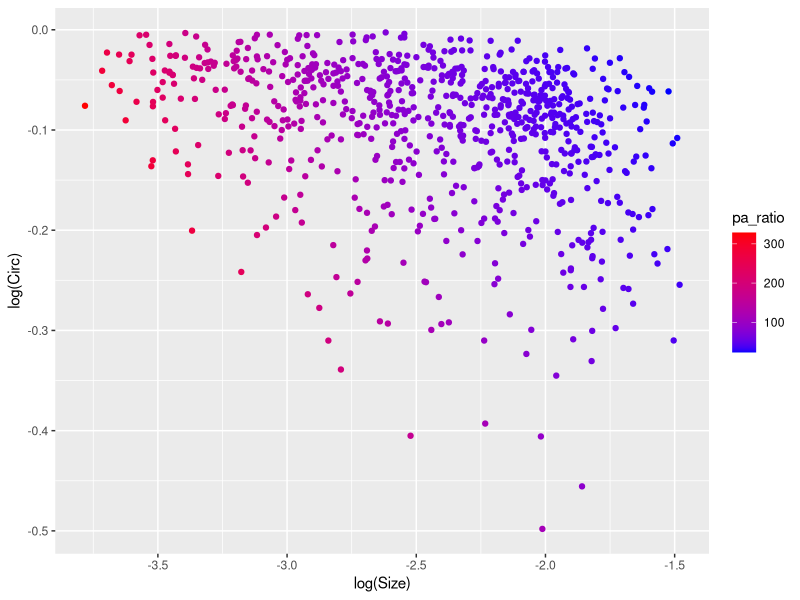
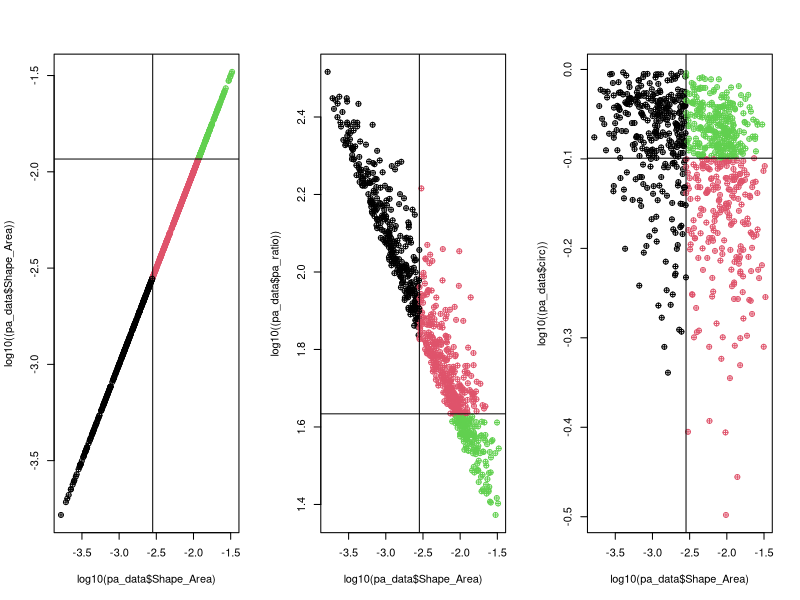
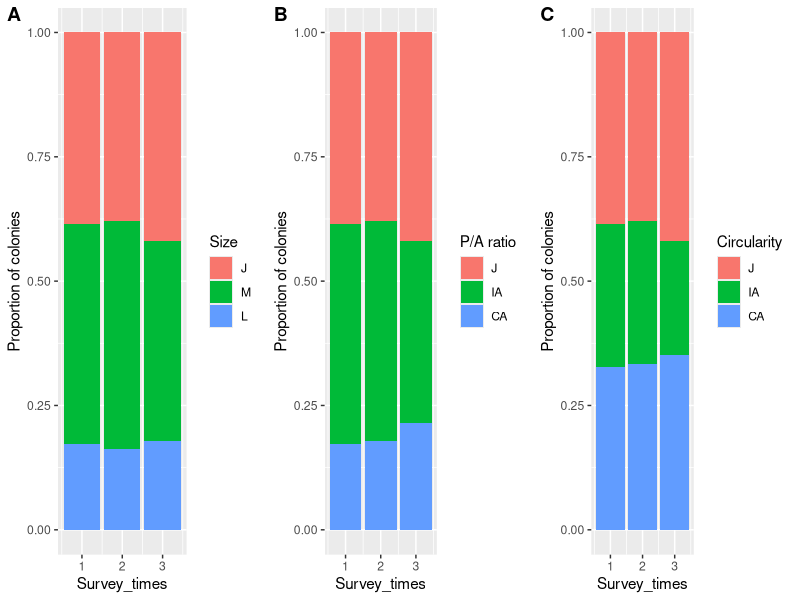

Generate these figures, in order, with R: (Note: this script raises an error after producing the figures.)
## ---- chunk 1
knitr::opts_chunk$set(echo = TRUE)
## ---- chunk 2
####LIBRARIES####
library(tidyverse)
library(readr)
library(cowplot)
## ---- chunk 3
####DATA####
pa_data <- read_csv("data/OL_PA_all.csv")

####CLASS CHECK####
pa_data$Shape_Length <- as.numeric(pa_data$Shape_Length)
pa_data$Shape_Area <- as.numeric(pa_data$Shape_Area)
pa_data$Survey_times <- as.numeric(pa_data$Survey_times)
pa_data$Plot_ID <- as.factor(pa_data$Plot_ID)
#pa_data$Source <- as.factor(pa_data$Source)
pa_data$Fate <- as.factor(pa_data$Fate)
pa_data$Recruit[is.na(pa_data$Recruit)] <- "N" #fill the data with NO recruit
pa_data$Recruit <- as.factor(pa_data$Recruit)

####Classify juvenile and adult####
pa_data$size_class <- NA
pa_data$size_class[pa_data$Shape_Area<=0.002827433 ] <- 'J' #size smaller than 6 cm is juvenile
pa_data$size_class[pa_data$Shape_Area > 0.002827433] <- 'A'
pa_data$size_class <- as.factor(pa_data$size_class)

####Calculate pa_ratio####
pa_data$pa_ratio <- pa_data$Shape_Length / pa_data$Shape_Area

####Circularity####
pa_data$Circle_Length <- sqrt(pa_data$Shape_Area / pi) * 2 * pi
pa_data$circ <- pa_data$Circle_Length / pa_data$Shape_Length

summary(pa_data)

## ---- chunk 4
##########plot definition of J IA CA

# find the half total area of adult
half_adult_sum <- sum(pa_data$Shape_Area[pa_data$size_class != "J"]) / 2
adult_data <- pa_data[pa_data$size_class != "J", ] #filter adult for classification


#####Classify by Size########
# Find cutoff Size
adult_area <- 0
cutoff_size <- NA
unique_areas <- sort(unique(adult_data$Shape_Area))

for (i in 1:length(unique_areas)) {
  area_indices <- min(which(adult_data$Shape_Area == unique_areas[i])) #avoid the same Shape_area value
  if (length(area_indices) == 1) {
    if (adult_area < half_adult_sum) {
      adult_area <- adult_area + adult_data$Shape_Area[area_indices]
    } else {
      cutoff_size <- unique_areas[i-3] #find the closest value manually...
      break
    }
  } else {
    stop("Error: Multiple values found for the same unique area.")
  }
}
# Classify medium and large adult by cutoff value
pa_data$pure_size <- NA
pa_data$pure_size[pa_data$Shape_Area <= 0.002827433] <- "J"
pa_data$pure_size[pa_data$Shape_Area > 0.002827433 & pa_data$Shape_Area <= cutoff_size] <- "M"
pa_data$pure_size[pa_data$Shape_Area > 0.002827433 & pa_data$Shape_Area > cutoff_size] <- "L"
pa_data$pure_size <- as.factor(pa_data$pure_size)
pa_data$pure_size <- factor(pa_data$pure_size, levels = c("J","M","L"))


#####Classify by P/A ratio########
# find the half total area of adult
adult_area <- 0
cutoff_pa_ratio <- NA
for (i in 1:length(sort(unique(pa_data$pa_ratio)))){
  if(adult_area < half_adult_sum){
    adult_area <- adult_area + pa_data$Shape_Area[pa_data$pa_ratio == sort(unique(pa_data$pa_ratio))[i]]
  }else{
    cutoff_pa_ratio <- sort(unique(pa_data$pa_ratio))[i-1] #find the closest manually...
    break
  }
}
# Classify PA ratio by cutoff value
pa_data$size_class_pa <- NA
pa_data$size_class_pa[pa_data$Shape_Area <= 0.002827433] <- "J"
pa_data$size_class_pa[pa_data$Shape_Area > 0.002827433 & pa_data$pa_ratio >= cutoff_pa_ratio] <- "IA"
pa_data$size_class_pa[pa_data$Shape_Area > 0.002827433 & pa_data$pa_ratio < cutoff_pa_ratio] <- "CA"
pa_data$size_class_pa <- as.factor(pa_data$size_class_pa)
pa_data$size_class_pa <- factor(pa_data$size_class_pa, levels = c("J","IA","CA"))


#####Classify by Circularity########
# find the half total area of adult
adult_area <- 0
cutoff_circ <- NA
unique_areas <- sort(unique(adult_data$circ))
for (i in 1:length(unique_areas)){
  if(adult_area < half_adult_sum){
    adult_area <- adult_area + adult_data$Shape_Area[adult_data$circ == unique_areas[i]]
  }else{
    cutoff_circ <- unique_areas[i-1] #make the sum of CA IA closer
    break
  }
}

# Classify circularity by cutoff value
pa_data$size_class_circ <- NA
pa_data$size_class_circ[pa_data$Shape_Area <= 0.002827433] <- "J"
pa_data$size_class_circ[pa_data$Shape_Area > 0.002827433 & pa_data$circ <= cutoff_circ] <- "IA"
pa_data$size_class_circ[pa_data$Shape_Area > 0.002827433 & pa_data$circ > cutoff_circ] <- "CA"
pa_data$size_class_circ <- as.factor(pa_data$size_class_circ)
pa_data$size_class_circ <- factor(pa_data$size_class_circ, levels = c("J","IA","CA"))


####Plot pa_ratio with size base on morphological stages####
png(file="C:/Users/keelu/R/FiFu_analysis/Figs/SizeClass_scatter.png",
width=800, height=650, res=100)

par(mfrow=c(1,3))
plot(log10(pa_data$Shape_Area), log10((pa_data$Shape_Area)),
     pch = 10,
     col = factor(pa_data$pure_size))
abline(v=log10(pi*0.03^2))#check the standard of adult
abline(h=log10(cutoff_size)) #check the standard of compact adult
plot(log10(pa_data$Shape_Area), log10((pa_data$pa_ratio)),
     pch = 10,
     col = factor(pa_data$size_class_pa))
abline(v=log10(pi*0.03^2))#check the standard of adult
abline(h=log10(cutoff_pa_ratio)) #check the standard of compact adult
plot(log10(pa_data$Shape_Area), log10((pa_data$circ)),
     pch = 10,
     col = factor(pa_data$size_class_circ))
abline(v=log10(pi*0.03^2))#check the standard of adult
abline(h=log10(cutoff_circ)) #check the standard of compact adult
dev.off()
## ---- chunk 5
ggplot(pa_data, aes(x = log10(Shape_Area), y = log10(circ), color = pa_ratio)) +
    geom_point() +  # 添加點圖層
    xlab("log(Size)") +  # 設置X軸標籤
    ylab("log(Circ)") +  # 設置Y軸標籤
    scale_color_gradient(low = "blue", high = "red") # 使用藍色到紅色的漸變   

## ---- chunk 6
#####plot composition difference in 3 survey times
#clean data
df <- data.frame(pa_data$Survey_times, pa_data$pure_size, pa_data$size_class_pa, pa_data$size_class_circ) 
colnames(df) <- c("Survey_times", "Size","P/A ratio","Circularity")

plot_list <- list()
for (i in 1:3) {
  data <- data.frame(
    x = df[,1],
    y = df[,i+1]
  )
  p <- ggplot(data = data, aes(x = x, fill = y, na.rm = TRUE)) +
    geom_bar(position = "fill") +
    xlab("Survey_times") +
    ylab("Proportion of colonies")+ 
    guides(fill=guide_legend(title=colnames(df[i+1])))
  plot_list[[i]] <- p
}

#plot together
fig1 <- plot_grid(plot_list[[1]],plot_list[[2]],plot_list[[3]],align="h",labels=c("A","B","C"),nrow = 1)
ggsave("C:/Users/keelu/R/FiFu_analysis/Figs/times_proportion_fillbox.png", plot = fig1, width = 6, height = 5.3, dpi = 100)
dev.off()
## ---- chunk 7
############Analyze the Fates of colonies###################
####Add Fate (G,S) and their sa_change####
pa_data_GS <- data.frame()
# Subset the data.frame to only include observations from the two dates of interest
for (plot_id in c("M1", "M2", "TY3")) { # loop in sites
  #print(plot_id)
  for (t in 1:2) { # loop in survey times
    #print(paste0("t=",t))
    pa_data_subset <- pa_data[pa_data$Plot_ID == plot_id,]
    pa_data_subset <- pa_data_subset[pa_data_subset$Survey_times == t | pa_data_subset$Survey_times == t+1, ]
    pa_data_subset <- pa_data_subset[!(pa_data_subset$Fate %in% c("D","Fu","Fi") & pa_data_subset$Survey_times == t), ]
    pa_data_subset <- pa_data_subset[!(pa_data_subset$Recruit == "Y"& pa_data_subset$Survey_times == t+1),] #don't calculate new colonies
    pa_data_subset <- pa_data_subset[!(!is.na(pa_data_subset$Source) & pa_data_subset$Survey_times == t+1),]
    
    # Create a new data.frame to store the area change for each coral colony
    area_change_df <- data.frame(ID = unique(pa_data_subset$ID), sa_change = NA)
    
    # Loop through each ID and calculate the area change between the two dates
    for (i in 1:length(unique(pa_data_subset$ID))) {
      #print(paste0("i=",i))
      current_id <- unique(pa_data_subset$ID)[i]
      current_area <- pa_data_subset[pa_data_subset$ID == current_id & pa_data_subset$Survey_times == t, "Shape_Area"]
      future_area <- pa_data_subset[pa_data_subset$ID == current_id & pa_data_subset$Survey_times == t+1, "Shape_Area"]
      # Check if current_area and future_area are not NA
      if (nrow(current_area) > 0 & nrow(future_area) > 0) {
        area_change <- future_area - current_area
        area_change_df[i, "sa_change"] <- area_change
      }
    }
    pa_data_subset <- pa_data_subset[pa_data_subset$Survey_times == t,] #only left t to merge
    # Merge the area change data.frame back into the original data.frame using the ID variable
    pa_data_subset$sa_change <- area_change_df$sa_change[match(pa_data_subset$ID, area_change_df$ID)]
    pa_data_GS <- rbind(pa_data_GS, pa_data_subset)
    }
}
#Calculate for growth and shrink
pa_data_GS$Fate <- ifelse(pa_data_GS$sa_change >= 0, "G", "S")

###Add sa_change of D ####
pa_data_D <- data.frame()

# Calculate sa_change
for (plot_id in c("M1", "M2", "TY3")) {
  for (t in 1:2) {
    # Subset the data.frame to only include D and N colonies
    pa_data_subset <- pa_data[pa_data$Plot_ID == plot_id,]
    pa_data_subset <- pa_data_subset[pa_data_subset$Survey_times == t, ]
    pa_data_subset <- pa_data_subset[pa_data_subset$Fate == "D", ]
    pa_data_subset <- pa_data_subset[complete.cases(pa_data_subset$ID), ] # clean NA rows
    
    # Create a new data.frame to store the area change for each coral colony
    area_change_df <- data.frame(ID = unique(pa_data_subset$ID), sa_change = NA)

    # Loop through each ID and calculate the area change between the two dates
    for (i in 1:length(unique(pa_data_subset$ID))) {
      #print(paste0("i=",i))
      current_id <- unique(pa_data_subset$ID)[i]
      # Calculate D 
        area_change <- 0 - pa_data_subset$Shape_Area[i] # calculate Dead sa_change
        area_change_df[i, "sa_change"] <- area_change
    }
    pa_data_subset$sa_change <- area_change_df$sa_change[match(pa_data_subset$ID, area_change_df$ID)]
    pa_data_D <- rbind(pa_data_D, pa_data_subset) #Bind subset into DN dataframe
}
}

###Add sa_change of Fi####
pa_data_Fi <- data.frame()

for (plot_id in c("M1", "M2", "TY3")) {
  for (t in 1:2) {
# Subset the data.frame to only include Fi colonies
    pa_data_subset <- pa_data[pa_data$Plot_ID == plot_id,]
    pa_data_subset <- pa_data_subset[pa_data_subset$Survey_times == t | pa_data_subset$Survey_times == t+1, ]
    pa_data_subset <- pa_data_subset[(pa_data_subset$Fate == "Fi" & pa_data_subset$Survey_times == t) | (!is.na(pa_data_subset$Source) & pa_data_subset$Survey_times == t+1), ]
    pa_data_subset <- pa_data_subset[complete.cases(pa_data_subset$ID), ] # clean NA rows

    pa_data_subset_1 <- pa_data_subset[pa_data_subset$Survey_times == t,] # time one data
    pa_data_subset_2 <- pa_data_subset[pa_data_subset$Survey_times == t+1,] # time two data
    
    if (nrow(pa_data_subset_1) != 0){  # check there are fi colonies or not
    # Get the ID of fission colonies
      area_change_df <- data.frame(ID = unique(pa_data_subset_1$ID), sa_change = NA)
    # Loop through Fi colonies dataframe
    for (j in 1:length(unique(pa_data_subset_1$ID))) {
      current_id_1 <- unique(pa_data_subset_1$ID)[j]
    # Loop through each ID and calculate total Fi from t+1
    Fi_total <- 0
      for (i in 1:length(unique(pa_data_subset_2$ID))) {
      #print(paste0("i=",i))
      current_id <- unique(pa_data_subset_2$ID)[i]
      # Calculate Fi
      if (pa_data_subset_2$Source[i] == current_id_1) {
      Fi_total <- Fi_total + pa_data_subset_2$Shape_Area[i] # calculate total Fi area from single colony
      }
    }
      area_change <- Fi_total - pa_data_subset_1$Shape_Area[j]
      area_change_df[j, "sa_change"] <- area_change
    }
    pa_data_subset_1$sa_change <- area_change_df$sa_change[match(pa_data_subset_1$ID, area_change_df$ID)]
    pa_data_Fi <- rbind(pa_data_Fi, pa_data_subset_1) #Bind subset into Fi dataframe
    }
  }
  }

###Add sa_change of Fu####
pa_data_Fu <- data.frame()

for (plot_id in c("M1", "M2", "TY3")) {
  for (t in 1:2) {
# Subset the data.frame to only include Fu colonies
    pa_data_subset <- pa_data[pa_data$Plot_ID == plot_id,]
    pa_data_subset <- pa_data_subset[pa_data_subset$Survey_times == t | pa_data_subset$Survey_times == t+1, ]
    pa_data_subset <- pa_data_subset[(pa_data_subset$Fate == "Fu" & pa_data_subset$Survey_times == t) | (!is.na(pa_data_subset$Source) & pa_data_subset$Survey_times == t+1), ]
    pa_data_subset <- pa_data_subset[complete.cases(pa_data_subset$ID), ] # clean NA rows

    pa_data_subset_1 <- pa_data_subset[pa_data_subset$Survey_times == t,] # time one data
    pa_data_subset_1$ID <- as.numeric(pa_data_subset_1$ID)
    pa_data_subset_2 <- pa_data_subset[pa_data_subset$Survey_times == t+1,] # time two data
    pa_data_subset_2$Source <- as.character(pa_data_subset_2$Source)
    pa_data_subset_2 <- pa_data_subset_2[grepl("\\+", pa_data_subset_2$Source) == TRUE,] # remove Fi
    
    ##Calculate total source area from subset2 first##
    if (nrow(pa_data_subset_2) != 0){  # check there are fu colonies or not
    # Get the ID of Fusion colonies
      Source_total <- data.frame(ID = unique(pa_data_subset_2$ID), Source_total = NA)
    # Loop through Time2 colonies dataframe
    for (j in 1:length(unique(pa_data_subset_2$ID))) {
    # break source into separate IDs
      Fu_list <- strsplit(as.character(pa_data_subset_2$Source)[j], "\\+")[[1]] # separate numbers
      Fu_list <- as.numeric(Fu_list)
   # Loop through each ID and calculate total Fi from t+1
    Fu_total <- 0
      for (i in 1:length(unique(pa_data_subset_1$ID))) {
      #print(paste0("i=",i))
        if ((pa_data_subset_1$ID)[i] %in% Fu_list){ #check the Fu ID match or not
          Fu_total <- Fu_total + pa_data_subset_1$Shape_Area[i] # calculate total Fu area 
        } 
    }
      Source_total[j, "Source_total"] <- Fu_total
    }
      pa_data_subset_2$Source_total <- Source_total$Source_total[match(pa_data_subset_2$ID, Source_total$ID)]
    }
    
    ##Calculate sa_change in subset1##
    if (nrow(pa_data_subset_1) != 0){  # check there are fi colonies or not
    # Get the ID of fission colonies
      area_change_df <- data.frame(ID = unique(pa_data_subset_1$ID), sa_change = NA)
    # Loop through Fu colonies dataframe
    for (j in 1:length(unique(pa_data_subset_1$ID))) {
      current_id <- unique(pa_data_subset_1$ID)[j]
    # Loop through each ID in T2 data and find total Fu area
      for (i in 1:length(unique(pa_data_subset_2$ID))) {
      #print(paste0("i=",i))
      # break source into separate IDs
      Fu_list <- strsplit(as.character(pa_data_subset_2$Source)[i], "\\+")[[1]] # separate numbers
      Fu_list <- as.numeric(Fu_list)
      # Calculate Fu area change
      if (current_id %in% Fu_list) {
        proportion <- (pa_data_subset_1$Shape_Area[j] / pa_data_subset_2$Source_total[i])
        area_change <- pa_data_subset_2$Shape_Area[i]*proportion - pa_data_subset_1$Shape_Area[j]
      }
    }
      area_change_df[j, "sa_change"] <- area_change
    }
    pa_data_subset_1$sa_change <- area_change_df$sa_change[match(pa_data_subset_1$ID, area_change_df$ID)]
    pa_data_Fu <- rbind(pa_data_Fu, pa_data_subset_1) #Bind subset into Fu dataframe
    }
  }
}

####Combine all of cleaned data####
pa_data_done <- rbind(pa_data_GS,pa_data_D,pa_data_Fi,pa_data_Fu)

#### Calculate changing rate
pa_data_done$change_rate <- (pa_data_done$Shape_Area+pa_data_done$sa_change) / pa_data_done$Shape_Area


# Bind time 3 data
pa_data_done <- bind_rows(list(pa_data_done,pa_data[pa_data$Survey_times == 3,]))

#standerdize ratio by survey time
pa_data_done$rate_ad <-  ifelse(pa_data_done$Survey_times == 1 & pa_data_done$Plot_ID == "M1",
                                    pa_data_done$change_rate * 12/17,
                                    ifelse(
                                    pa_data_done$Survey_times == 2 & pa_data_done$Plot_ID == "M1",
                                    pa_data_done$change_rate * 12/9,
                                    ifelse(
                                    pa_data_done$Survey_times == 1 & pa_data_done$Plot_ID == "M2",
                                    pa_data_done$change_rate * 12/15,
                                    ifelse(
                                    pa_data_done$Survey_times == 2 & pa_data_done$Plot_ID == "M2",
                                    pa_data_done$change_rate * 12/11,
                                    ifelse(
                                    pa_data_done$Survey_times == 1 & pa_data_done$Plot_ID == "TY3",
                                    pa_data_done$change_rate * 12/18,
                                    ifelse(
                                    pa_data_done$Survey_times == 2 & pa_data_done$Plot_ID == "TY3",
                                    pa_data_done$change_rate * 12/8,
                                    pa_data_done$change_rate
                                    )
                                    )
                                    )
                                    )
                                    )
)

## ---- chunk 8
summary(pa_data_done)
write.csv(pa_data_done, file = "C:/Users/keelu/R/FiFu_analysis/data/pa_data_done.csv")
## ---- chunk 9
####plot histgram to check normal distributin
pa_data_done_12 <-  filter(pa_data_done, Survey_times == 1 | Survey_times == 2)
hist(pa_data_done_12$rate_ad, breaks = 30)

rate_ad_adjusted <- pa_data_done_12$rate_ad
rate_ad_adjusted[rate_ad_adjusted == 0] <- .Machine$double.eps # replace zero to very samll value
qqnorm(rate_ad_adjusted)
qqline(rate_ad_adjusted)
shapiro.test(rate_ad_adjusted) # Shapiro-Wilk normality test
## ---- chunk 10
####Plot pa_ratio and changing rate D=0 G>1#####Filter date 
# Define fate Growth and Death in discrete (G=1, D=0)
pa_data_done$Discrete_change <- ifelse(pa_data_done$Fate == "D", 0, ifelse(pa_data_done$Fate != "D", 1, NA))
pa_data_done_12 = filter(pa_data_done, Survey_times == 1 | Survey_times == 2)

# Clean data
df <- data.frame(pa_data_done_12$Discrete_change, pa_data_done_12$Shape_Area, pa_data_done_12$pa_ratio, pa_data_done_12$circ) 
colnames(df) <- c("Growth", "Size","PA_ratio","Circularity")

model <- glm(df$Growth ~ df$Size + df$Circularity, data = df, family = binomial)
summary(model)
with(summary(model), 1 - deviance/null.deviance) # Calculate McFadden's R-squared
#summary(model)$coefficients # Extract the results

# Calculate R square
R_square <- list()
for (i in 1:1) {
  model <- glm(df[[1]] ~ log10(df[[i+1]]), family = binomial)
  R_square[i] <- with(summary(model), 1 - deviance/null.deviance) # Calculate McFadden's R-squared
}
R_square <- as.numeric(R_square)

#set the position of annotation 
annotation <- data.frame(
  x = c(log10(median(df$Size)),log10(median(df$PA_ratio)),log10(median(df$Circularity))),
  y = c(0.1,0.1,0.1)
)
annotation$R_square <- R_square

# Plot discrete change with size, ratio, circ
plot_list <- list()
for (i in 1:1) {
  data <- data.frame(
    x = df[,i+1],
    y = df[,1]
  )
  p <- ggplot(data = data, aes(log10(x), y))+
  geom_point(shape=21)+
  geom_smooth(method="glm", method.args = list(family = "binomial"))+
  geom_point()+ 
  xlab(paste("log10",colnames(df[i+1])))+
  ylab(colnames(df[1]))+ 
  geom_text(data = annotation[i,], aes( x=x, y=y, label=round(R_square, 2)),
                  color="orange", 
                  size=7, fontface="bold" )
  plot_list[[i]] <- p
  }

#plot together
fig2 <- plot_grid(plot_list[[1]],plot_list[[2]],plot_list[[3]],align="h",labels=c("A","B","C"),nrow = 1)
ggsave("C:/Users/keelu/R/FiFu_analysis/Figs/Discrete_logClass_lm.png", plot = fig2, width = 6.5, height = 4.5, dpi = 100)
dev.off()

## ---- chunk 11
#####Plot all Fate vs non-Fate lm#########
combined_list <- list()
model_times <- list()
model_plus <- list()

# Calculate the survival (mortality) separately 
Fate_loop <- c("D")
for (Fates in Fate_loop) {
  pa_data_done$Discrete_change <- ifelse(pa_data_done$Fate == Fates, 1, ifelse(pa_data_done$Fate != Fates, 0, NA))
  pa_data_done_12 <- filter(pa_data_done, Survey_times == 1 | Survey_times == 2)
  
  # Clean data
  df <- data.frame(pa_data_done_12$Discrete_change, pa_data_done_12$Shape_Area, pa_data_done_12$pa_ratio, pa_data_done_12$circ) 
    colnames(df) <- c(paste(Fates,"=1",", ","non-",Fates,"=0"), "Size","PA_ratio","Circ")
  
  # Calculate R square
R_square <- list()
for (i in 1:3) {
  model <- glm(df[[1]] ~ log10(df[[i+1]]), family = binomial)
  R_square[i] <- with(summary(model), 1 - deviance/null.deviance) # Calculate McFadden's R-squared
}
R_square <- as.numeric(R_square)
  
  #set the position of annotation 
  annotation <- data.frame(
    x = c(log10(median(df$Size)),log10(median(df$PA_ratio)),log10(median(df$Circ))),
    y = c(0.1,0.1,0.1)
  )
  annotation$R_square <- R_square
  
  # Plot discrete change with size, ratio, circ
  plot_list <- list()
  for (i in 1:3) {
    data <- data.frame(
      x = df[,i+1],
      y = df[,1]
    )
    p <- ggplot(data = data, aes(log10(x), y))+
    geom_point(shape=21)+
    geom_smooth(method="glm", method.args = list(family = "binomial"))+
    geom_point()+ 
    xlab(paste("log10",colnames(df[i+1])))+
    ylab(colnames(df[1]))+ 
    geom_text(data = annotation[i,], aes( x=x, y=y, label=round(R_square, 2)),
                    color="orange", 
                    size=7, fontface="bold" )
    plot_list[[i]] <- p
  }

# Bind the lists
combined_list <- append(combined_list, plot_list)
}


# Define the fates that do not include survival 
Fate_loop <- c("G","S","Fi","Fu")

for (Fates in Fate_loop) {

  pa_data_done$Discrete_change <- ifelse(pa_data_done$Fate == Fates, 1, ifelse(pa_data_done$Fate != Fates, 0, NA))
  pa_data_done_12 <- filter(pa_data_done, Survey_times == 1 | Survey_times == 2)
  pa_data_done_12 <- filter(pa_data_done_12, Fate != "D") #Exclude mortality
  #pa_data_done_12 <- filter(pa_data_done_12, size_class != "J") #Exclude Juvenile
  
  # Clean data
  df <- data.frame(pa_data_done_12$Discrete_change, pa_data_done_12$Shape_Area, pa_data_done_12$pa_ratio, pa_data_done_12$circ) 
    colnames(df) <- c(paste(Fates,"=1",", ","non-",Fates,"=0"), "Size","PA_ratio","Circ")
  
  # Calculate R square
R_square <- list()
for (i in 1:3) {
  model <- glm(df[[1]] ~ log10(df[[i+1]]), family = binomial)
  R_square[i] <- with(summary(model), 1 - deviance/null.deviance) # Calculate McFadden's R-squared
}
R_square <- as.numeric(R_square)
  
  #set the position of annotation 
  annotation <- data.frame(
    x = c(log10(median(df$Size)),log10(median(df$PA_ratio)),log10(median(df$Circ))),
    y = c(0.1,0.1,0.1)
  )
  annotation$R_square <- R_square
  
  # Plot discrete change with size, ratio, circ
  plot_list <- list()
  for (i in 1:3) {
    data <- data.frame(
      x = df[,i+1],
      y = df[,1]
    )
    p <- ggplot(data = data, aes(log10(x), y))+
    geom_point(shape=21)+
    geom_smooth(method="glm", method.args = list(family = "binomial"))+
    geom_point()+ 
    xlab(paste("log10",colnames(df[i+1])))+
    ylab(colnames(df[1]))+ 
    geom_text(data = annotation[i,], aes( x=x, y=y, label=round(R_square, 2)),
                    color="orange", 
                    size=7, fontface="bold" )
    plot_list[[i]] <- p
  }

# Bind the lists
combined_list <- append(combined_list, plot_list)
}


#plot together
fig2_1 <- plot_grid(combined_list[[1]],combined_list[[2]],combined_list[[3]],combined_list[[4]],combined_list[[5]],combined_list[[6]],combined_list[[7]],combined_list[[8]],combined_list[[9]],combined_list[[10]],combined_list[[11]],combined_list[[12]],combined_list[[13]],combined_list[[14]],combined_list[[15]],align="h",nrow = 5)
ggsave("C:/Users/keelu/R/FiFu_analysis/Figs/Discrete_logClass_lm_all.png", plot = fig2_1, width = 6.5, height = 12, dpi = 100)
dev.off()

## ---- chunk 12
##### Manually loop trhough fate to get GLM result
# Define the fates 
Fate_loop <- c("D","G","S","Fi","Fu")
Fates <- "Fu"
pa_data_done$Discrete_change <- ifelse(pa_data_done$Fate == Fates, 1, ifelse(pa_data_done$Fate != Fates, 0, NA))
pa_data_done_12 <- filter(pa_data_done, Survey_times == 1 | Survey_times == 2)
pa_data_done_12 <- filter(pa_data_done_12, Fate != "D") #Exclude mortality, use when not D
#pa_data_done_12 <- filter(pa_data_done_12, size_class != "J") #Exclude Juvenile
  
# Clean data
  df <- data.frame(pa_data_done_12$Discrete_change, pa_data_done_12$Shape_Area, pa_data_done_12$pa_ratio, pa_data_done_12$circ) 
    colnames(df) <- c(paste(Fates,"=1",", ","non-",Fates,"=0"), "Size","PA_ratio","Circ")

# Calculate Size * Circ and Size + Circ
model_t <- glm(data = df, df[[1]] ~ log10(Size)*log10(Circ), family = binomial)
summary(model_t)
model_p <- glm(data = df, df[[1]] ~ log10(Size)+log10(Circ), family = binomial)
model_plus <- append(model_plus, model_p)
summary(model_p)
## ---- chunk 13
# Clean data
pa_data_done_12 <- filter(pa_data_done, Survey_times == 1 | Survey_times == 2)
df <- data.frame(pa_data_done_12$Fate, pa_data_done_12$pure_size, pa_data_done_12$size_class_pa, pa_data_done_12$size_class_circ) 
colnames(df) <- c("Fate", "Size","P/A ratio","Circularity")

# Plot the proportin of Fate from J, IA, CA
plot_list <- list()
for (i in 1:3) {
  data <- data.frame(
    x = df[,i+1],
    y = df[,1]
  )
  p <- ggplot(data = data, aes(x = x, fill = y,na.rm = TRUE)) + 
  geom_bar(position = "fill") +
  xlab(colnames(df[i+1])) + 
  ylab("Proportion of Fates")+
  geom_text(
      aes(label = signif(after_stat(count) / tapply(after_stat(count), after_stat(x), sum)[as.character(after_stat(x))], digits = 2)),
      stat = "count",
      position = position_fill(vjust = 0.5)
    )
  plot_list[[i]] <- p
  }
fig3 <- plot_grid(plot_list[[1]],plot_list[[2]],plot_list[[3]],align="h",labels=c("A","B","C"),nrow = 1)
ggsave("C:/Users/keelu/R/FiFu_analysis/Figs/Proportion_Fates.png", plot = fig3, width = 8, height = 5.3, dpi = 100)

# Plot the proportin of Fate from J, IA, CA. Reverse X Y
plot_list <- list()
for (i in 1:3) {
  data <- data.frame(
    x = df[,1],
    y = df[,i+1]
  )
  p <- ggplot(data = data, aes(x = x, fill = y,na.rm = TRUE)) + 
  geom_bar(position = "fill") +
  xlab(colnames(df[i+1])) + 
  ylab("Proportion of Fates")+
  geom_text(
      aes(label = signif(after_stat(count) / tapply(after_stat(count), after_stat(x), sum)[as.character(after_stat(x))], digits = 2)),
      stat = "count",
      position = position_fill(vjust = 0.5)
    )
  plot_list[[i]] <- p
  }
fig3_1 <- plot_grid(plot_list[[1]],plot_list[[2]],plot_list[[3]],align="h",labels=c("A","B","C"),nrow = 1)
ggsave("C:/Users/keelu/R/FiFu_analysis/Figs/Proportion_Fates_Revers.png", plot = fig3_1, width = 8.8, height = 5.3, dpi = 100)
#fig3_1

# Plot the proportin of Fate from J, IA, CA. Reverse X Y without J
pa_data_done_12 <- filter(pa_data_done, Survey_times == 1 | Survey_times == 2)
pa_data_done_12 <- filter(pa_data_done_12, size_class != "J")
df <- data.frame(pa_data_done_12$Fate, pa_data_done_12$pure_size, pa_data_done_12$size_class_pa, pa_data_done_12$size_class_circ) 
colnames(df) <- c("Fate", "Size","P/A ratio","Circularity")
plot_list <- list()
for (i in 1:3) {
  data <- data.frame(
    x = df[,1],
    y = df[,i+1]
  )
  p <- ggplot(data = data, aes(x = x, fill = y,na.rm = TRUE)) + 
  geom_bar(position = "fill") +
  xlab(colnames(df[i+1])) + 
  ylab("Proportion of Fates")+
  geom_text(
      aes(label = signif(after_stat(count) / tapply(after_stat(count), after_stat(x), sum)[as.character(after_stat(x))], digits = 2)),
      stat = "count",
      position = position_fill(vjust = 0.5)
    )
  plot_list[[i]] <- p
  }
fig3_2 <- plot_grid(plot_list[[1]],plot_list[[2]],plot_list[[3]],align="h",labels=c("A","B","C"),nrow = 1)
ggsave("C:/Users/keelu/R/FiFu_analysis/Figs/Proportion_Fates_Revers_NoJ.png", plot = fig3_2, width = 10.5, height = 3.8, dpi = 100)
## ---- chunk 14
### Plot mean multiplier difference
# Clean data, remove J due to all the same
pa_data_done_12 <- filter(pa_data_done, Survey_times == 1 | Survey_times == 2 )
pa_data_done_12 <- filter(pa_data_done_12, size_class == "A")
df <- data.frame(pa_data_done_12$Fate, pa_data_done_12$pure_size, pa_data_done_12$size_class_pa, pa_data_done_12$size_class_circ, pa_data_done_12$rate_ad) 
colnames(df) <- c("Fate", "Size","PA_ratio","Circularity","Multiplier")

# Plot the multiplier data range
plot_list <- list()
for (i in 1:3) {
  data <- data.frame(
    x = df[,1],
    y = df[,i+1],
    z = df[,5]
  )
  # Calculating both the mean and standard deviation
  result <- data %>%
  group_by(x, y) %>%
  summarise(
    Means = mean(z),
    SDs = sd(z)
  )
  p <- ggplot(result, aes(x = x, y = Means, fill = y)) +
  geom_bar(stat = "identity", position = position_dodge()) +
  geom_errorbar(aes(ymin = Means - SDs, ymax = Means + SDs), position = position_dodge(width = 0.9), width = 0.25) +
  labs(x = "Fate", y = "Multiplier", fill = colnames(df[i+1])) +
  theme_minimal()
  plot_list[[i]] <- p
}


fig4_1 <- plot_grid(plot_list[[1]],plot_list[[2]],plot_list[[3]],align="h",labels=c("A","B","C"),nrow = 1)
ggsave("C:/Users/keelu/R/FiFu_analysis/Figs/Multiplier_Fates_boxplot_NoJ.png", plot = fig4_1, width = 10.5, height = 3.8, dpi = 100)

## ---- chunk 15
### Plot method comparison
method_compare <- read_csv("data/Method_compare.csv")

### Plot mean multiplier difference
stage_loop <- c("J","I","C")
# Define the custom order
custom_order <- c("GJ","GI","GC","SJ","SI","SC","FiJ","FiI","FiC","FuJ","FuI","FuC","rec","mort")
method_compare$Fate <- factor(method_compare$Fate, levels = custom_order)

# Plot the multiplier difference in three methods
plot_list <- list()
for (i in 1:3) {
  df <- filter(method_compare, Stage == stage_loop[i])
  p <- ggplot(df, aes(x = Fate, y = multiplier, fill = Method)) +
  geom_bar(stat = "identity", position = position_dodge()) +
  labs(x = stage_loop[i], y = "Multiplier", fill = "Method") +
  theme_minimal()
  plot_list[[i]] <- p
}

fig5_1 <- plot_grid(plot_list[[1]],plot_list[[2]],plot_list[[3]],align="h",labels=c("A","B","C"),nrow = 1)
ggsave("C:/Users/keelu/R/FiFu_analysis/Figs/Method_compare_m.png", plot = fig5_1, width = 17.3, height = 3.6, dpi = 100)
#fig5_1


# Plot the Areal proportion difference in three methods
plot_list <- list()
for (i in 1:3) {
  df <- filter(method_compare, Stage == stage_loop[i])
  p <- ggplot(df, aes(x = Fate, y = prop_area, fill = Method)) +
  geom_bar(stat = "identity", position = position_dodge()) +
  labs(x = stage_loop[i], y = "Areal proportion", fill = "Method") +
  theme_minimal()
  plot_list[[i]] <- p
}

fig5_2 <- plot_grid(plot_list[[1]],plot_list[[2]],plot_list[[3]],align="h",labels=c("A","B","C"),nrow = 1)
ggsave("C:/Users/keelu/R/FiFu_analysis/Figs/Method_compare_a.png", plot = fig5_2, width = 17.3, height = 3.6, dpi = 100)
#fig5_2

# Plot the Areal proportion X multiplier difference in three methods
method_compare$aXm <- NA
method_compare$aXm <- method_compare$prop_area * method_compare$multiplier
plot_list <- list()
for (i in 1:3) {
  df <- filter(method_compare, Stage == stage_loop[i])
  p <- ggplot(df, aes(x = Fate, y = aXm, fill = Method)) +
  geom_bar(stat = "identity", position = position_dodge()) +
  labs(x = stage_loop[i], y = "Areal x Multiplier", fill = "Method") +
  theme_minimal()
  plot_list[[i]] <- p
}

fig5_3 <- plot_grid(plot_list[[1]],plot_list[[2]],plot_list[[3]],align="h",labels=c("A","B","C"),nrow = 1)
ggsave("C:/Users/keelu/R/FiFu_analysis/Figs/Method_compare_aXm.png", plot = fig5_3, width = 16, height = 5, dpi = 100)

## ---- chunk 16
########## Relation between size and multiplier

# Define the fates 
Fate_loop <- c("G","S","Fi","Fu")

# Calculate R square and slope
R_square <- numeric(length(Fate_loop))
multiplier_slope <- numeric(length(Fate_loop))

for (i in seq_along(Fate_loop)) {
  df <- filter(pa_data_done, Fate == Fate_loop[i])
  model <- glm(rate_ad ~ log10(Shape_Area), data = df)
  R_square[i] <- with(summary(model), 1 - deviance/null.deviance) # Calculate McFadden's R-squared
  multiplier_slope[i] <- coef(model)[2] # Calculate slope
}

R_square <- round(R_square, digits = 2)
multiplier_slope <- round(multiplier_slope, digits = 2)

# plot multiplier
plot_list <- list()

for (i in seq_along(Fate_loop)) {
  df <- filter(pa_data_done, Fate == Fate_loop[i])
  p <- ggplot(data = df, aes(log10(Shape_Area), rate_ad))+
      geom_point(shape=21)+
      geom_smooth(method="glm")+
      ylab(paste(Fate_loop[i],"Multiplier"))+ 
      geom_text(label=paste("R² =", R_square[i]), 
                x=Inf, y=Inf, hjust=1.1, vjust=1.1)
  plot_list[[i]] <- p
}

# 使用cowplot套件繪製多個圖形
fig6_1 <- plot_grid(plot_list[[1]], plot_list[[2]], plot_list[[3]], plot_list[[4]],
                    align="h", labels=c("A","B","C","D"), nrow = 4)
ggsave("C:/Users/keelu/R/FiFu_analysis/Figs/multiplier_size_R2.png", plot = fig6_1, width = 3, height = 8, dpi = 100)
fig6_1
## ---- chunk 17
### Calculate dynamics between three stages ###

dynamics_df <- data.frame()
dynamics_df_pa <- data.frame()
dynamics_df_circ <- data.frame()

# select loop column name
columns_to_loop <- c("pure_size", "size_class_pa", "size_class_circ")

# Loop through the selected columns size, pa, circ
for (col_name in columns_to_loop) {
  
  ## Find out how many J become IA and CA
  for (plot_id in c("M1", "M2", "TY3")) {
    for (t in 1:2) {
  #Filter date 
  pa_data_subset <- pa_data_done[pa_data_done$Plot_ID == plot_id,]
  pa_data_done_1 <- filter(pa_data_subset, Survey_times == t)
  pa_data_done_2 <- filter(pa_data_subset, Survey_times == t+1)
  column_values_1 <- pa_data_done_1[[col_name]]
  column_values_2 <- pa_data_done_2[[col_name]]
  
  # create a dataframe store morphological dynamic (ex. J Fu to CA = JFuCA)
  morpho_dynamic <- data.frame(ID = unique(pa_data_done_1$ID),dynamic = NA, stage = NA)
  
  for (j in 1:length(unique(pa_data_done_1$ID))) {
        current_id <- unique(pa_data_done_1$ID)[j]
      # Loop through each ID in T2 data and find corresponding size class 
        for (i in 1:length(unique(pa_data_done_2$ID))) {
            # Combine the size class in different times and the caused fate
            if (pa_data_done_1$Fate[j] == "S" | pa_data_done_1$Fate[j] == "G"){
              if (current_id == pa_data_done_2$ID[i]){ # check the ID is match
                morpho_dynamic$dynamic[j] <- paste0(pa_data_done_1$Fate[j],column_values_2[i])
                morpho_dynamic$stage[j] <- as.character(column_values_1[j])
                morpho_dynamic$rate_ad[j] <- pa_data_done_1$rate_ad[j]
                morpho_dynamic$area[j] <- pa_data_done_1$Shape_Area[j]
                morpho_dynamic$sa_change[j] <- pa_data_done_1$sa_change[j]
              } 
            } else if (pa_data_done_1$Fate[j] == "Fu"){
        # break source into separate IDs
        Fu_list <- strsplit(as.character(pa_data_done_2$Source)[i], "\\+")[[1]] 
        Fu_list <- as.numeric(Fu_list)
              if (current_id %in% Fu_list){
                morpho_dynamic$dynamic[j] <- paste0(pa_data_done_1$Fate[j],column_values_2[i])
                morpho_dynamic$stage[j] <- as.character(column_values_1[j])
                morpho_dynamic$rate_ad[j] <- pa_data_done_1$rate_ad[j]
                morpho_dynamic$area[j] <- pa_data_done_1$Shape_Area[j]
                morpho_dynamic$sa_change[j] <- pa_data_done_1$sa_change[j]
              }
            } else if (pa_data_done_1$Fate[j] == "Fi") { ###CHeck
              current_id <- as.character(current_id)
            if (current_id == pa_data_done_2$Source[i] & !is.na(pa_data_done_2$Source[i])){ # check the ID is match
                morpho_dynamic$dynamic[j] <- paste0(pa_data_done_1$Fate[j],column_values_2[i])
                morpho_dynamic$stage[j] <- as.character(column_values_1[j])
                indices <- which(pa_data_done_2$Source %in% pa_data_done_1$ID[j])
                Fi_total <- sum(pa_data_done_2$Shape_Area[indices])
                morpho_dynamic$rate_ad[j] <- pa_data_done_1$rate_ad[j]
                morpho_dynamic$area[j] <- pa_data_done_1$Shape_Area[j]
                morpho_dynamic$sa_change[j] <- pa_data_done_1$sa_change[j]
              }
            } else if (pa_data_done_1$Fate[j] == "D") {
            morpho_dynamic$dynamic[j] <- "D"
            morpho_dynamic$stage[j] <- as.character(column_values_1[j])
            morpho_dynamic$rate_ad[j] <- pa_data_done_1$rate_ad[j]
            morpho_dynamic$area[j] <- pa_data_done_1$Shape_Area[j]
            morpho_dynamic$sa_change[j] <- pa_data_done_1$sa_change[j]
          }
      }
      }
  morpho_dynamic$Survey_times <- t
  morpho_dynamic$Site <- plot_id
  
     # Rbind results to different dataframes based on a condition
      if (col_name == "pure_size") {
        dynamics_df <- rbind(dynamics_df, morpho_dynamic)
      } else if (col_name == "size_class_pa") {
        dynamics_df_pa <- rbind(dynamics_df_pa, morpho_dynamic)
      } else if (col_name == "size_class_circ") {
        dynamics_df_circ <- rbind(dynamics_df_circ, morpho_dynamic)
      }
  
    }
  }
} #loop column
## ---- chunk 18
############ check the differences of multipliers between dynamics
dynamics_df$dynamic <- as.factor(dynamics_df$dynamic)
dynamics_df$stage <- as.factor(dynamics_df$stage)
summary(dynamics_df)
write.csv(dynamics_df, file = "C:/Users/keelu/R/FiFu_analysis/data/dynamics_df.csv")

result <- dynamics_df %>%
  group_by(stage, dynamic) %>%
  summarise(
    Means = mean(rate_ad),
    SDs = sd(rate_ad), count = n()
  )

# create gorup variable
result$group <- paste(result$stage, result$dynamic, sep="")

###### Fusion vs Growth

# filter the groups that I want to compare
selected_groups <- result %>% 
  filter(group %in% c("JFuM", "JGM", "JFuL", "JGL", "MFuL", "MGL"))
# set the levels of factors
selected_groups$group <- factor(selected_groups$group, 
                                levels = c("JFuM", "JGM", "JFuL", "JGL", "MFuL", "MGL"))
# set the comparing groups
selected_groups$gap_group <- factor(
  ifelse(selected_groups$group %in% c("JFuM", "JGM"), "J to M",
         ifelse(selected_groups$group %in% c("JFuL", "JGL"), "J to L", "M to L")),
  levels = c("J to M","J to L","M to L")
)

# compare Fu vs growth effect
fig7_1 <- ggplot(selected_groups, aes(x=group, y=Means, fill=group)) +
  geom_bar(stat="identity", position=position_dodge(width=0.8)) +
  facet_grid(~ gap_group, scales = "free_x", space = "free_x") +
  geom_errorbar(aes(ymin = Means - SDs, ymax = Means + SDs), position = position_dodge(width = 0.9), width = 0.25) +
  labs(title="Fusion vs Growth", x="Dynamics", y="Multiplier") +
  theme(axis.text.x = element_text(angle = 45, hjust = 1))

ggsave("C:/Users/keelu/R/FiFu_analysis/Figs/Fusion_vs_Growth.png", plot = fig7_1, width = 5.3, height = 6, dpi = 100)


####### Fission vs shrinkage

# filter the groups that I want to compare
selected_groups <- result %>% 
  filter(group %in% c("MFiJ", "MSJ", "LFiJ", "LSJ", "LFiM", "LSM"))
# set the levels of factors
selected_groups$group <- factor(selected_groups$group, 
                                levels = c("MFiJ", "MSJ", "LFiJ", "LSJ", "LFiM", "LSM"))
# set the comparing groups
selected_groups$gap_group <- factor(
  ifelse(selected_groups$group %in% c("MFiJ", "MSJ"), "M to J",
         ifelse(selected_groups$group %in% c("LFiJ", "LSJ"), "L to J", "L to M")),
  levels = c("M to J","L to J","L to M")
)

# compare Fu vs growth effect
fig7_2 <- ggplot(selected_groups, aes(x=group, y=Means, fill=group)) +
  geom_bar(stat="identity", position=position_dodge(width=0.8)) +
  facet_grid(~ gap_group, scales = "free_x", space = "free_x") +
  geom_errorbar(aes(ymin = Means - SDs, ymax = Means + SDs), position = position_dodge(width = 0.9), width = 0.25) +
  labs(title="Fission vs Shrinkage", x="Dynamics", y="Multiplier") +
  theme(axis.text.x = element_text(angle = 45, hjust = 1))
fig7_2
ggsave("C:/Users/keelu/R/FiFu_analysis/Figs/Fission_vs_Shrinkage.png", plot = fig7_2, width = 5.3, height = 6, dpi = 100)
## ---- chunk 19
########### Calculate multiplier

# Define the custom order
custom_order_1 <- c("GJ","GM","GL","SJ","SM","SL","FiJ","FiM","FiL","FuJ","FuM","FuL","D")


### Calculate mean change rate (multiplier) in each stage
dynamics_df_J <- filter(dynamics_df, stage == "J" )
dynamics_df_IA <- filter(dynamics_df, stage == "M") 
dynamics_df_CA <- filter(dynamics_df, stage == "L")


change_ratio_J <- dynamics_df_J %>%
  group_by(dynamic) %>%
  summarize(mean_log = exp(mean(log(rate_ad))), mean = mean(rate_ad), count = n())
# Convert the Name column to a factor with the custom order
change_ratio_J$dynamic <- factor(change_ratio_J$dynamic, levels = custom_order_1)
# Arrange the tibble based on the custom order
change_ratio_J <- change_ratio_J %>%
  arrange(dynamic)

change_ratio_IA <- dynamics_df_IA %>%
  group_by(dynamic) %>%
  summarize(mean_log = exp(mean(log(rate_ad))), mean = mean(rate_ad), count = n())
# Convert the Name column to a factor with the custom order
change_ratio_IA$dynamic <- factor(change_ratio_IA$dynamic, levels = custom_order_1)
# Arrange the tibble based on the custom order
change_ratio_IA <- change_ratio_IA %>%
  arrange(dynamic)

change_ratio_CA <- dynamics_df_CA %>%
  group_by(dynamic) %>%
  summarize(mean_log = exp(mean(log(rate_ad))), mean = mean(rate_ad), count = n())
# Convert the Name column to a factor with the custom order
change_ratio_CA$dynamic <- factor(change_ratio_CA$dynamic, levels = custom_order_1)
# Arrange the tibble based on the custom order
change_ratio_CA <- change_ratio_CA %>%
  arrange(dynamic)

change_ratio_J
change_ratio_IA
change_ratio_CA
## ---- chunk 20
########### Calculate multiplier

# Define the custom order
custom_order_2 <- c("GJ","GIA","GCA","SJ","SIA","SCA","FiJ","FiIA","FiCA","FuJ","FuIA","FuCA","D")

data <- dynamics_df_circ # chose the data set as P/A ratio or circularity

### Calculate mean change rate (multiplier) in each stage
dynamics_df_J <- filter(data, stage == "J" )
dynamics_df_IA <- filter(data, stage == "IA") 
dynamics_df_CA <- filter(data, stage == "CA")


change_ratio_J <- dynamics_df_J %>%
  group_by(dynamic) %>%
  summarize(mean_x = exp(mean(log(rate_ad))), count = n())
# Convert the Name column to a factor with the custom order
change_ratio_J$dynamic <- factor(change_ratio_J$dynamic, levels = custom_order_2)
# Arrange the tibble based on the custom order
change_ratio_J <- change_ratio_J %>%
  arrange(dynamic)

change_ratio_IA <- dynamics_df_IA %>%
  group_by(dynamic) %>%
  summarize(mean_x = exp(mean(log(rate_ad))), count = n())
# Convert the Name column to a factor with the custom order
change_ratio_IA$dynamic <- factor(change_ratio_IA$dynamic, levels = custom_order_2)
# Arrange the tibble based on the custom order
change_ratio_IA <- change_ratio_IA %>%
  arrange(dynamic)

change_ratio_CA <- dynamics_df_CA %>%
  group_by(dynamic) %>%
  summarize(mean_x = exp(mean(log(rate_ad))), count = n())
# Convert the Name column to a factor with the custom order
change_ratio_CA$dynamic <- factor(change_ratio_CA$dynamic, levels = custom_order_2)
# Arrange the tibble based on the custom order
change_ratio_CA <- change_ratio_CA %>%
  arrange(dynamic)

change_ratio_J
change_ratio_IA
change_ratio_CA
